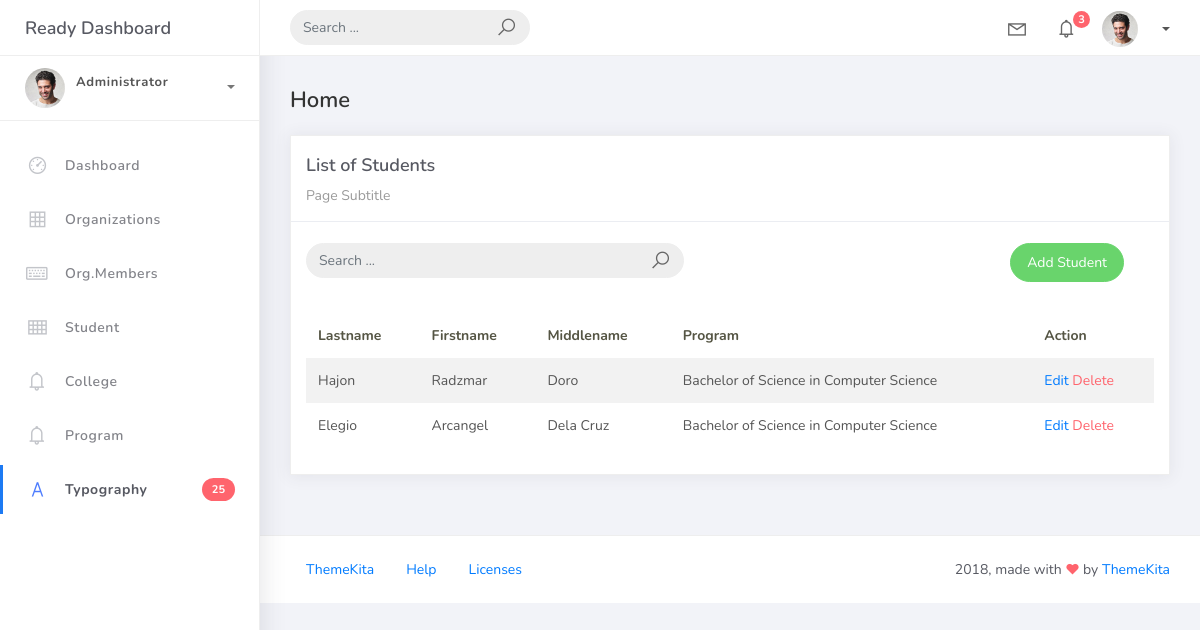
/student_list, run on an earlier commit of the app's database.
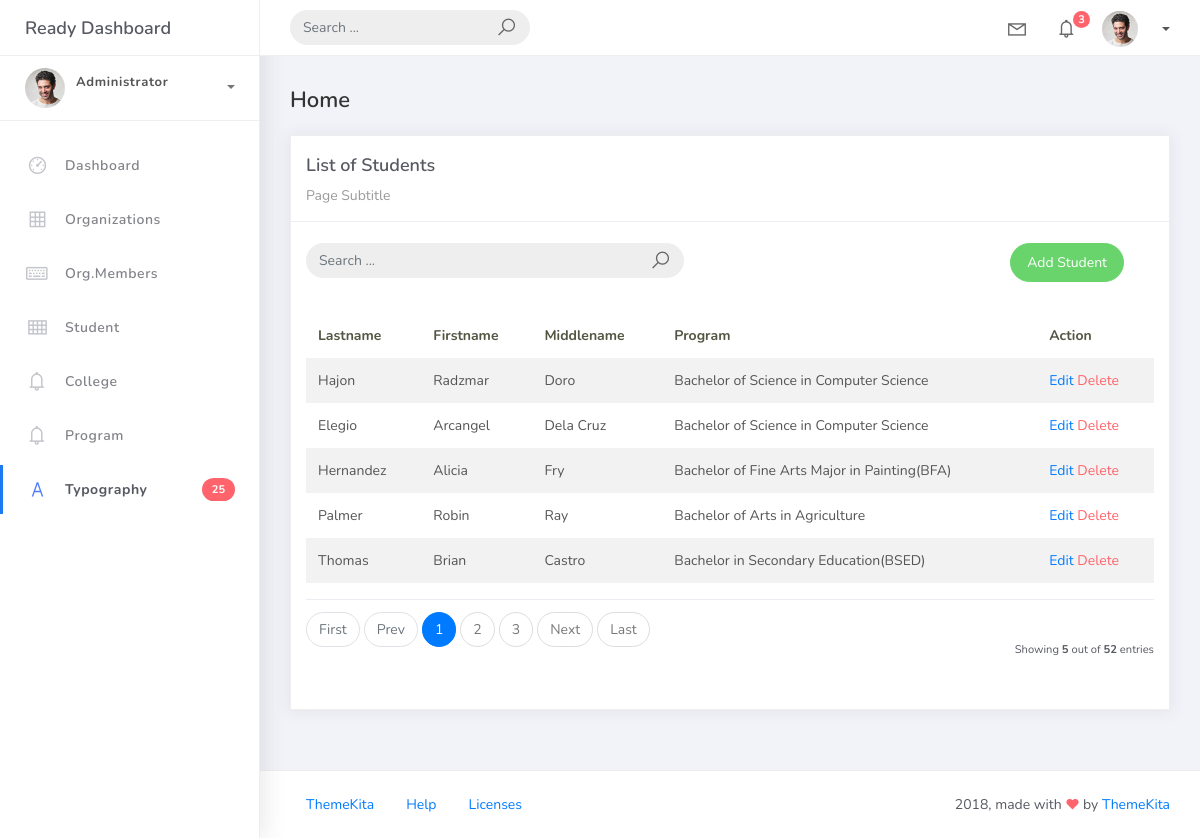
And on a later commit of the database.
### studentorg/models.py (models this page shows, shortened)
class BaseModel(models.Model):
    created_at = models.DateTimeField(auto_now_add=True, db_index=True)
    updated_at = models.DateTimeField(auto_now=True)
    class Meta:
        abstract = True

class Student(BaseModel):
    student_id = models.CharField(max_length=15)
    lastname = models.CharField(max_length=25)
    firstname = models.CharField(max_length=25)
    middlename = models.CharField(max_length=25, blank=True, null=True)
    program = models.ForeignKey(Program, on_delete=models.CASCADE)

class Program(BaseModel):
    prog_name = models.CharField(max_length=150)
    college = models.ForeignKey(College, on_delete=models.CASCADE)
    def __str__ (self):
        return self.prog_name

### studentorg/views.py (the view, shortened to what this page needs)
# urls.py: path('student_list', StudentList.as_view(), name='student-list'),
class StudentList(ListView):
    model = Student
    context_object_name = 'student'
    template_name = 'student_list.html'
    paginate_by = 5
    def get_queryset(self):
        qs = super().get_queryset()
        query = self.request.GET.get('q')
        return qs

### templates/student_list.html
{% extends 'base.html' %} {% load static %} {% block content %}
<div class="content">
    <div class="container-fluid">
        <h4 class="page-title">Home</h4>
        <div class="row">
            <div class="col-md-12">
                <div class="card">
                    <div class="card-header">
                        <div class="card-title">List of Students</div>
                        <div class="card-category">Page Subtitle</div>
                    </div>
                    <br />
                        <div class="col-md-12 row">
                            <div class="col-md-6">
                                <form class="navbar-left navbar-form nav-search mr-md-3" action="{% url 'student-list' %}">
                                    <div class="input-group">
                                        <input type="text" placeholder="Search ..." class="form-control" name="q" />
                                        <div class="input-group-append">
                                        <span class="input-group-text">
                                            <i class="la la-search search-icon"></i>
                                        </span>
                                        </div>
                                    </div>
                                </form>
                            </div>
                            <div class="col-md-6">
                                <div class="pull-right">
                                    <a href="{% url 'student-add' %}" class="btn btn-success btn-rounded">Add Student</a>
                                </div>
                            </div>
                        </div>
                    <div class="card-body">
                        <table class="table table-striped mt-3">
                            <thead>
                                <tr>
                                    <th scope="col">Lastname</th>
                                    <th scope="col">Firstname</th>
                                    <th scope="col">Middlename</th>
                                    <th scope="col">Program</th>
                                    <th scope="col">Action</th>
                                </tr>
                            </thead>
                            <tbody>
                                {% for object in object_list %}
                                <tr>
                                    <td>{{ object.lastname }}</td>
                                    <td>{{ object.firstname }}</td>
                                    <td>{{ object.middlename }}</td>
                                    <td>{{ object.program }}</td>
                                    <td>
                                        <a href="student_list/{{object.id}}">Edit</a>
                                        <a href="student_list/{{ object.id }}/delete" class="text-danger">Delete</a>
                                    </td>
                                </tr>
                                {% empty %}
                                <tr>
                                    <td colspan="4" style="text-align: center">
                                        <p class="text-sm font-weight-bold mb-0">No Records Found</p>
                                    </td>
                                </tr>
                                {% endfor %}
                            </tbody>
                        </table>
                        {% include 'includes/pagination.html' %}
                    </div>
                </div>
            </div>
        </div>
    </div>
</div>
{% endblock %}

### templates/base.html (shortened to what this page needs)
{% load static %}
<!DOCTYPE html>
<html>
<head>
	<link rel="stylesheet" href="{% static 'css/bootstrap.min.css' %}">
	<link rel="stylesheet" href="{% static 'css/ready.css' %}">
    <link rel="stylesheet" href="{% static 'css/demo.css' %}">
</head>
<body>
	<div class="wrapper">
		<div class="main-header">
			<div class="logo-header">
				<a href="index.html" class="logo">
					Ready Dashboard
				</a>
			</div>
			<nav class="navbar navbar-header navbar-expand-lg">
				<div class="container-fluid">
					<form class="navbar-left navbar-form nav-search mr-md-3" action="">
						<div class="input-group">
							<input type="text" placeholder="Search ..." class="form-control">
							<div class="input-group-append">
								<span class="input-group-text">
									<i class="la la-search search-icon"></i>
								</span>
							</div>
						</div>
					</form>
					<ul class="navbar-nav topbar-nav ml-md-auto align-items-center">
						<li class="nav-item dropdown hidden-caret">
							<a class="nav-link dropdown-toggle" href="#" id="navbarDropdown" role="button" data-toggle="dropdown" aria-haspopup="true" aria-expanded="false">
								<i class="la la-envelope"></i>
							</a>
						</li>
						<li class="nav-item dropdown hidden-caret">
							<a class="nav-link dropdown-toggle" href="#" id="navbarDropdown" role="button" data-toggle="dropdown" aria-haspopup="true" aria-expanded="false">
								<i class="la la-bell"></i>
								<span class="notification">3</span>
							</a>
						</li>
						<li class="nav-item dropdown">
							<a class="dropdown-toggle profile-pic" data-toggle="dropdown" href="#" aria-expanded="false"> <img src="{% static 'img/profile.jpg' %}" alt="user-img" width="36" class="img-circle"><span>{{ request.user.username }}</span></span> </a>
							</li>
						</ul>
					</div>
				</nav>
			</div>
			<div class="sidebar">
				<div class="scrollbar-inner sidebar-wrapper">
					<div class="user">
						<div class="photo">
							<img src="{% static 'img/profile.jpg' %}">
						</div>
						<div class="info">
							<a class="" data-toggle="collapse" href="#collapseExample" aria-expanded="true">
								<span>
									<span class="user-level">Administrator</span>
									<span class="caret"></span>
								</span>
							</a>
							<div class="clearfix"></div>
						</div>
					</div>
					<ul class="nav">
						<li class="nav-item">
							<a href="index.html">
								<i class="la la-dashboard"></i>
								<p>Dashboard</p>
							</a>
						</li>
						<li class="nav-item">
							<a href="{% url 'organization-list' %}">
								<i class="la la-table"></i>
								<p>Organizations</p>
							</a>
						</li>
						<li class="nav-item">
							<a href="{% url 'organizationmember-list' %}">
								<i class="la la-keyboard-o"></i>
								<p>Org.Members</p>
							</a>
						</li>
						<li class="nav-item">
							<a href="{% url 'student-list' %}">
								<i class="la la-th"></i>
								<p>Student</p>
							</a>
						</li>
						<li class="nav-item">
							<a href="{% url 'college-list' %}">
								<i class="la la-bell"></i>
								<p>College</p>
							</a>
						</li>
						<li class="nav-item">
							<a href="{% url 'program-list' %}">
								<i class="la la-bell"></i>
								<p>Program</p>
							</a>
						</li>
						<li class="nav-item active">
							<a href="typography.html">
								<i class="la la-font"></i>
								<p>Typography</p>
								<span class="badge badge-danger">25</span>
							</a>
						</li>
					</ul>
				</div>
			</div>
			<div class="main-panel">
			    {% block content %}
			    {% endblock %}
				<footer class="footer">
					<div class="container-fluid">
						<nav class="pull-left">
							<ul class="nav">
								<li class="nav-item">
									<a class="nav-link" href="http://www.themekita.com">
										ThemeKita
									</a>
								</li>
								<li class="nav-item">
									<a class="nav-link" href="#">
										Help
									</a>
								</li>
								<li class="nav-item">
									<a class="nav-link" href="https://themewagon.com/license/#free-item">
										Licenses
									</a>
								</li>
							</ul>
						</nav>
						<div class="copyright ml-auto">
							2018, made with <i class="la la-heart heart text-danger"></i> by <a href="http://www.themekita.com">ThemeKita</a>
						</div>
					</div>
				</footer>
			</div>
		</div>
</body>
</html>

### templates/includes/pagination.html (shortened to what this page needs)
{% if is_paginated %}
<div class="card-footer px-0 border-0 d-flex flex-column flex-lg-row align-items-center justify-content-between mt-3">
  <nav aria-label="Topics pagination" class="mb-4">
    <ul class="pagination">
      {% if page_obj.number > 1 %}
      <li class="page-item">
        <a class="page-link" href="?page=1">First</a>
      </li>
      {% else %}
      <li class="page-item disabled">
        <span class="page-link">First</span>
      </li>
      {% endif %}
      {% if page_obj.has_previous %}
      <li class="page-item">
        <a class="page-link" href="?page={{ page_obj.previous_page_number }}">Prev</a>
      </li>
      {% else %}
      <li class="page-item disabled">
        <span class="page-link">Prev</span>
      </li>
      {% endif %}
      {% for page_num in paginator.page_range %}
      {% if page_obj.number == page_num %}
      <li class="page-item active">
        <span class="page-link">
          {{ page_num }}
        </span>
      </li>
      {% elif page_num > page_obj.number|add:'-3' and page_num < page_obj.number|add:'3' %}
      <li class="page-item">
        <a class="page-link" href="?page={{ page_num }}">{{ page_num }}</a>
      </li>
      {% endif %}
      {% endfor %}
      {% if page_obj.has_next %}
      <li class="page-item">
        <a class="page-link" href="?page={{ page_obj.next_page_number }}">Next</a>
      </li>
      {% else %}
      <li class="page-item disabled">
        <span class="page-link">Next</span>
      </li>
      {% endif %}
      {% if page_obj.number != paginator.num_pages %}
      <li class="page-item">
        <a class="page-link" href="?page={{ paginator.num_pages }}">Last</a>
      </li>
      {% else %}
      <li class="page-item disabled">
        <span class="page-link">Last</span>
      </li>
      {% endif %}
    </ul>
  </nav>
  <div class="fw-normal small mt-4 mt-lg-0">
    Showing <b>{{ object_list.count }}</b> out of
    <b>{{ paginator.count }}</b> entries
  </div>
</div>
{% endif %}

What changed in the data, as far as the page shows it:
added Student: lastname "Hernandez", firstname "Alicia", middlename "Fry", program "Bachelor of Fine Arts Major in Painting(BFA)"
added Student: lastname "Palmer", firstname "Robin", middlename "Ray", program "Bachelor of Arts in Agriculture"
added Student: lastname "Thomas", firstname "Brian", middlename "Castro", program "Bachelor in Secondary Education(BSED)"
Also different on the page:
{{ object_list.count }}: (not shown) → "5"
{{ paginator.count }}: (not shown) → "52"
text now shown: "First Prev Next Last Showing out of entries"
new list line: "1"
new list line: "2"
new list line: "3"
